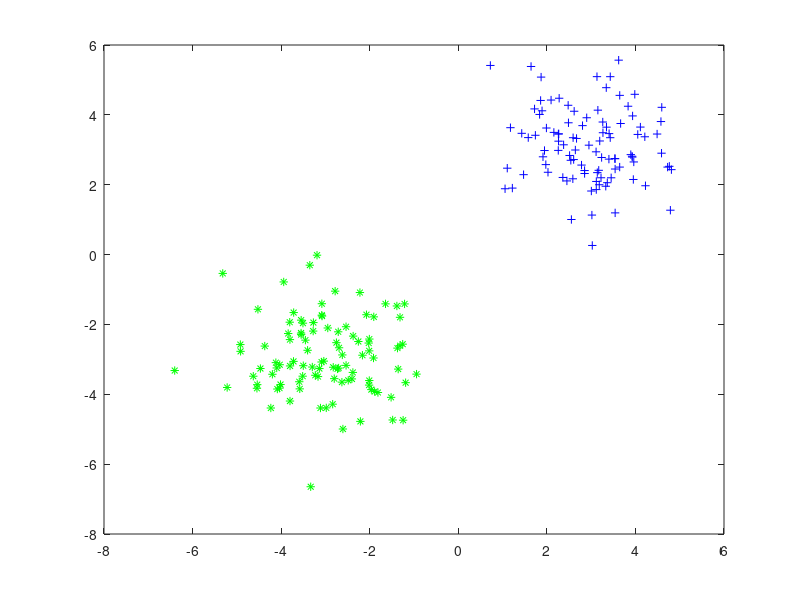

Write the MATLAB code that produced this figure. (Note: this script raises an error after producing the figure.)
%% inital
clc,clear
close all


%% data generate
N = 100;
A = randn(N,2) - 3;
B = randn(N,2) + 3;
plot(A(:,1),A(:,2),'g*',B(:,1),B(:,2),'b+');
hold on
X = [A;B];
y = [-ones(N,1);ones(N,1)];
C = 1;
kernel_type = 'linear';



%% smo and plot
alpha = smo(X,y,C,kernel_type);

w = sum(y.*alpha.*X);
b = mean(y - X*w');

x  = linspace(-6,6,100);
y = (1/w(2))*(-b - w(1)*x);
plot(x,y,'-')

